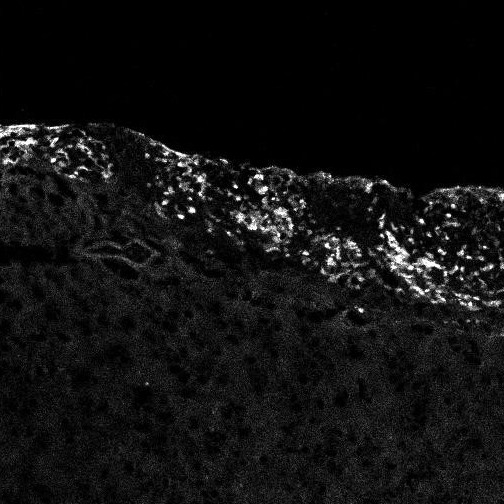
#> input picture imgProcessing/imgs/10cm.jpg, 504 x 504 px, given in place of 10cm.png, which was not available
$ python otsu.py   (Python 2 division)   (older library calls are emulated)
#> lines starting #> are read from the running program, lines starting #| are printed output that depends on the picture
#!/usr/local/Cellar/python/2.7.6/bin/python
# -*- coding: utf-8 -*-

import sys
from numpy import *

import scipy.misc
from matplotlib import pyplot
from skimage import color

# [81 lines left out: functions otsu2, otsu1, not called in this run]


def main():
	img = scipy.misc.imread('imgs/10cm.png')
#> img is the input picture: shape (504, 504, 3); min 0, max 255, mean 17.2

	# resize to a more managable size
	img = scipy.misc.imresize( img, (1944 / 4, 2592 / 4) )
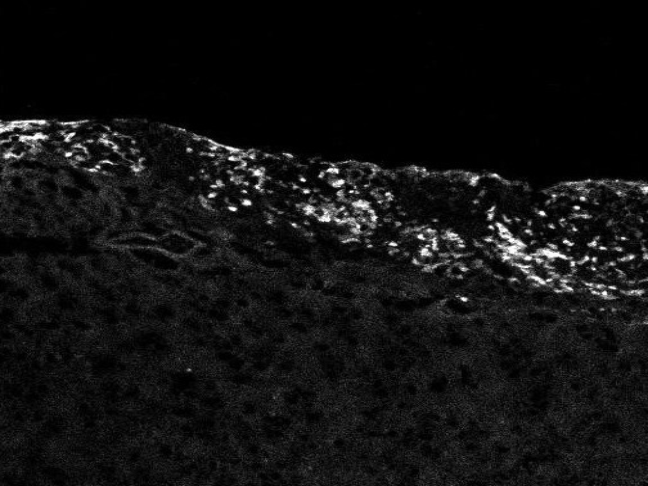
#> img: shape (486, 648, 3); min 0, max 255, mean 17.2

	# convert to grayscale
	# grayscale = img.dot( [0.299, 0.587, 0.144] )


    # grayscale = color.rgb2gray(img)

#> (the run stopped early here; a loop or call above may not have finished)

$ run again, with imgProcessing/imgs/120um.jpg copied over imgProcessing/imgs/10cm.jpg
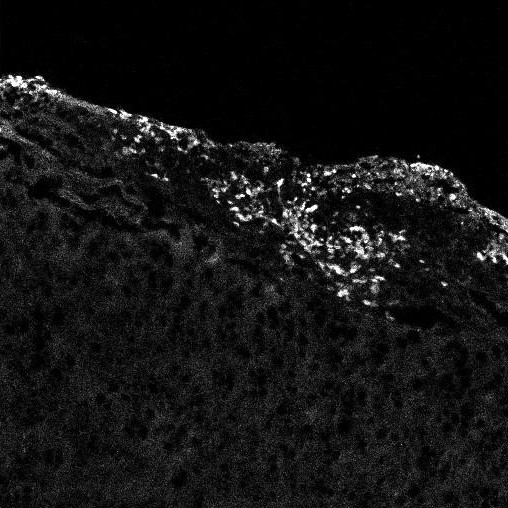
#> input picture imgProcessing/imgs/120um.jpg, 508 x 508 px, given in place of 10cm.png, which was not available
#> in main, img is the input picture: shape (508, 508, 3); min 0, max 255, mean 19.3
#> in main, `img = scipy.misc.imresize( img, (1944 / 4, 2592 / 4) )`:
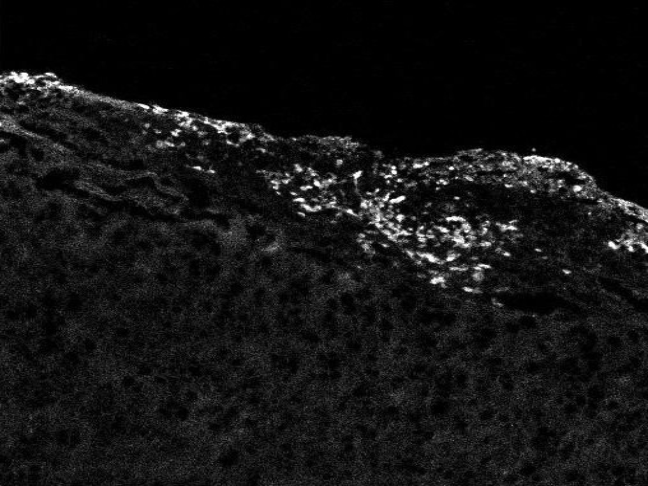
#> img: shape (486, 648, 3); min 0, max 255, mean 19.3

$ run again, with imgProcessing/imgs/30um.jpg copied over imgProcessing/imgs/10cm.jpg
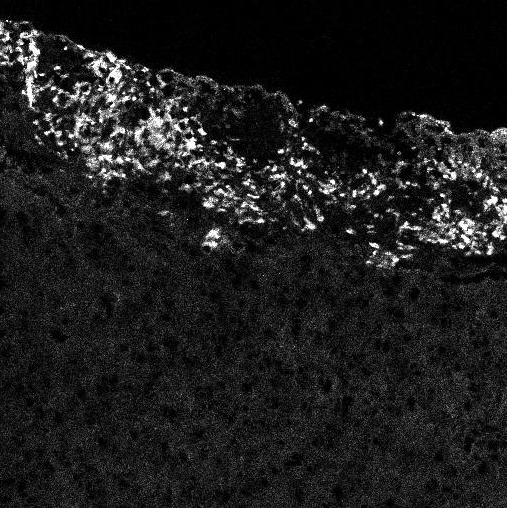
#> input picture imgProcessing/imgs/30um.jpg, 507 x 508 px, given in place of 10cm.png, which was not available
#> in main, img is the input picture: shape (508, 507, 3); min 0, max 255, mean 29.3
#> in main, `img = scipy.misc.imresize( img, (1944 / 4, 2592 / 4) )`:
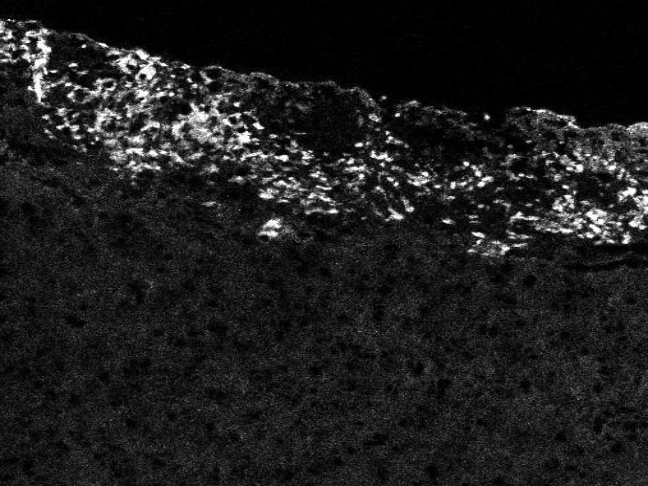
#> img: shape (486, 648, 3); min 0, max 255, mean 29.3

$ run again, with imgProcessing/imgs/40um.jpg copied over imgProcessing/imgs/10cm.jpg
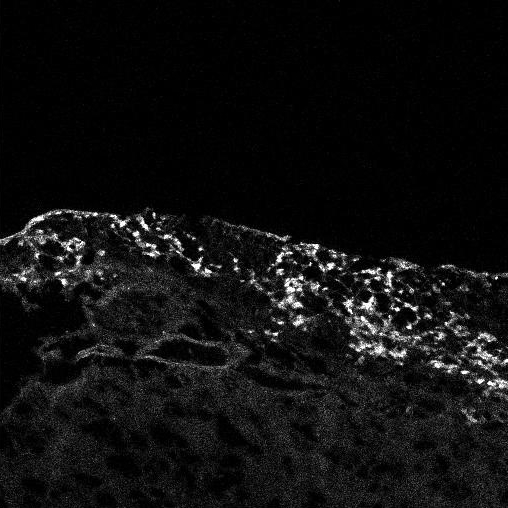
#> input picture imgProcessing/imgs/40um.jpg, 508 x 508 px, given in place of 10cm.png, which was not available
#> in main, img is the input picture: shape (508, 508, 3); min 0, max 255, mean 15.8
#> in main, `img = scipy.misc.imresize( img, (1944 / 4, 2592 / 4) )`:
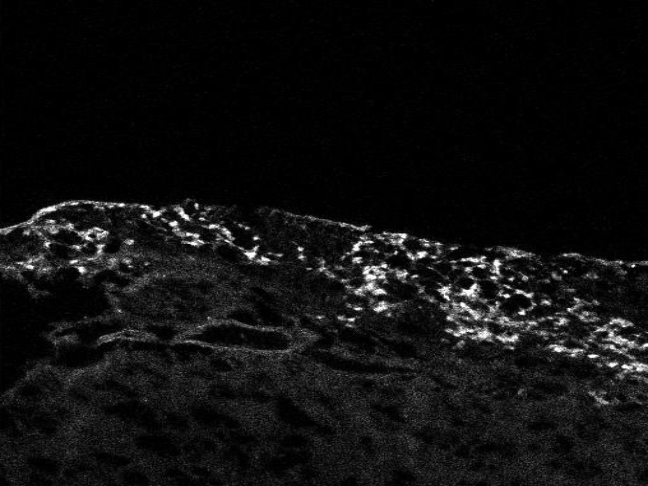
#> img: shape (486, 648, 3); min 0, max 255, mean 15.8
